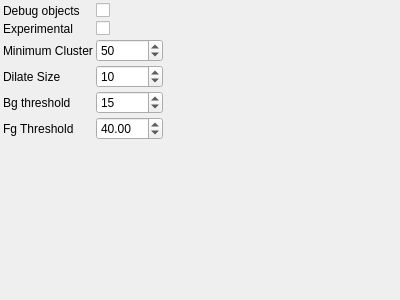
<?xml version="1.0" encoding="UTF-8"?>
<ui version="4.0">
 <class>ObjectDetectionParamsControlWidget</class>
 <widget class="QWidget" name="ObjectDetectionParamsControlWidget">
  <property name="geometry">
   <rect>
    <x>0</x>
    <y>0</y>
    <width>400</width>
    <height>300</height>
   </rect>
  </property>
  <property name="windowTitle">
   <string>ObjectDetectionParams</string>
  </property>
   <layout class="QGridLayout" name="gridLayout">
    <property name="margin">
     <number>3</number>
    </property>
    <property name="spacing">
     <number>3</number>
    </property>
    <item row="0" column="0">
     <widget class="QLabel" name="label_0">
       <property name="text">
         <string>Debug objects</string>
       </property>
     </widget>
    </item>
    <item row="0" column="1">
     <widget class="QCheckBox" name="debugObjectsCheckBox">
       <property name="toolTip">
         <string>Debug objects</string>
       </property>
     </widget>
    </item>
    <item row="1" column="0">
     <widget class="QLabel" name="label_1">
       <property name="text">
         <string>Experimental</string>
       </property>
     </widget>
    </item>
    <item row="1" column="1">
     <widget class="QCheckBox" name="experimentalCheckBox">
       <property name="toolTip">
         <string>Experimental</string>
       </property>
     </widget>
    </item>
    <item row="2" column="0">
     <widget class="QLabel" name="label_2">
       <property name="text">
         <string>Minimum Cluster</string>
       </property>
     </widget>
    </item>
    <item row="2" column="1">
     <widget class="QSpinBox" name="minimumClusterSpinBox">
       <property name="toolTip">
         <string>Minimum Cluster</string>
       </property>
       <property name="minimum">
        <number>1</number>
       </property>
       <property name="maximum">
        <number>999999</number>
       </property>
       <property name="singleStep">
        <number>1</number>
       </property>
       <property name="value">
        <number>50</number>
       </property>
     </widget>
    </item>
    <item row="3" column="0">
     <widget class="QLabel" name="label_3">
       <property name="text">
         <string>Dilate Size</string>
       </property>
     </widget>
    </item>
    <item row="3" column="1">
     <widget class="QSpinBox" name="dilateSizeSpinBox">
       <property name="toolTip">
         <string>Dilate Size</string>
       </property>
       <property name="minimum">
        <number>1</number>
       </property>
       <property name="maximum">
        <number>999999</number>
       </property>
       <property name="singleStep">
        <number>1</number>
       </property>
       <property name="value">
        <number>10</number>
       </property>
     </widget>
    </item>
    <item row="4" column="0">
     <widget class="QLabel" name="label_4">
       <property name="text">
         <string>Bg threshold</string>
       </property>
     </widget>
    </item>
    <item row="4" column="1">
     <widget class="QSpinBox" name="bgThresholdSpinBox">
       <property name="toolTip">
         <string>Bg threshold</string>
       </property>
       <property name="minimum">
        <number>1</number>
       </property>
       <property name="maximum">
        <number>99999</number>
       </property>
       <property name="singleStep">
        <number>1</number>
       </property>
       <property name="value">
        <number>15</number>
       </property>
     </widget>
    </item>
    <item row="5" column="0">
     <widget class="QLabel" name="label_5">
       <property name="text">
         <string>Fg Threshold</string>
       </property>
     </widget>
    </item>
    <item row="5" column="1">
     <widget class="QDoubleSpinBox" name="fgThresholdSpinBox">
       <property name="toolTip">
         <string>Fg Threshold</string>
       </property>
       <property name="minimum">
        <double>1</double>
       </property>
       <property name="maximum">
        <double>100</double>
       </property>
       <property name="singleStep">
        <double>1</double>
       </property>
       <property name="value">
        <double>40</double>
       </property>
     </widget>
    </item>
   <item row="6" column="0">
    <spacer name="verticalSpacer">
     <property name="orientation">
      <enum>Qt::Vertical</enum>
     </property>
     <property name="sizeHint" stdset="0">
      <size>
       <width>0</width>
       <height>0</height>
      </size>
     </property>
    </spacer>
   </item>
   <item row="6" column="2">
    <spacer name="horizontalSpacer">
     <property name="orientation">
      <enum>Qt::Horizontal</enum>
     </property>
     <property name="sizeHint" stdset="0">
      <size>
       <width>0</width>
       <height>0</height>
      </size>
     </property>
    </spacer>
   </item>
  </layout>
 </widget>
 <layoutdefault spacing="3" margin="3"/>
 <resources/>
 <connections>
  <connection>
   <sender>debugObjectsCheckBox</sender>
   <signal>stateChanged(int)</signal>
   <receiver>ObjectDetectionParamsControlWidget</receiver>
   <slot>changeParameters()</slot>
  </connection>
  <connection>
   <sender>experimentalCheckBox</sender>
   <signal>stateChanged(int)</signal>
   <receiver>ObjectDetectionParamsControlWidget</receiver>
   <slot>changeParameters()</slot>
  </connection>
  <connection>
   <sender>minimumClusterSpinBox</sender>
   <signal>valueChanged(int)</signal>
   <receiver>ObjectDetectionParamsControlWidget</receiver>
   <slot>changeParameters()</slot>
  </connection>
  <connection>
   <sender>dilateSizeSpinBox</sender>
   <signal>valueChanged(int)</signal>
   <receiver>ObjectDetectionParamsControlWidget</receiver>
   <slot>changeParameters()</slot>
  </connection>
  <connection>
   <sender>bgThresholdSpinBox</sender>
   <signal>valueChanged(int)</signal>
   <receiver>ObjectDetectionParamsControlWidget</receiver>
   <slot>changeParameters()</slot>
  </connection>
  <connection>
   <sender>fgThresholdSpinBox</sender>
   <signal>valueChanged(double)</signal>
   <receiver>ObjectDetectionParamsControlWidget</receiver>
   <slot>changeParameters()</slot>
  </connection>
 </connections>
 <slots>
  <slot>changeParameters()</slot>
 </slots>
 <customwidgets>
 </customwidgets>
</ui>
